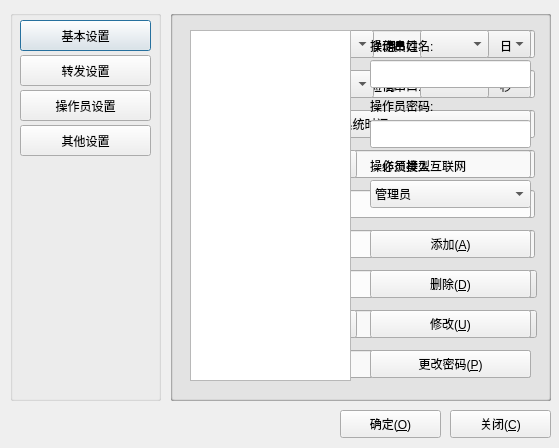
 <widget class="QDialog" name="frmConfig">
  <property name="geometry">
   <rect>
    <x>0</x>
    <y>0</y>
    <width>559</width>
    <height>448</height>
   </rect>
  </property>
  <property name="windowTitle">
   <string>系统设置</string>
  </property>
  <property name="windowIcon">
   <iconset resource="main.qrc">
    <normaloff>:/image/main.png</normaloff>:/image/main.png</iconset>
  </property>
  <property name="styleSheet">
   <string notr="true">font: 12pt &quot;宋体&quot;;</string>
  </property>
  <widget class="QGroupBox" name="gboxLeft">
   <property name="geometry">
    <rect>
     <x>10</x>
     <y>10</y>
     <width>151</width>
     <height>391</height>
    </rect>
   </property>
   <property name="title">
    <string/>
   </property>
   <widget class="QPushButton" name="btnjiben">
    <property name="geometry">
     <rect>
      <x>10</x>
      <y>10</y>
      <width>131</width>
      <height>31</height>
     </rect>
    </property>
    <property name="cursor">
     <cursorShape>PointingHandCursor</cursorShape>
    </property>
    <property name="text">
     <string>基本设置</string>
    </property>
   </widget>
   <widget class="QPushButton" name="btnzhuanfa">
    <property name="geometry">
     <rect>
      <x>10</x>
      <y>45</y>
      <width>131</width>
      <height>31</height>
     </rect>
    </property>
    <property name="cursor">
     <cursorShape>PointingHandCursor</cursorShape>
    </property>
    <property name="text">
     <string>转发设置</string>
    </property>
   </widget>
   <widget class="QPushButton" name="btnqita">
    <property name="geometry">
     <rect>
      <x>10</x>
      <y>115</y>
      <width>131</width>
      <height>31</height>
     </rect>
    </property>
    <property name="cursor">
     <cursorShape>PointingHandCursor</cursorShape>
    </property>
    <property name="text">
     <string>其他设置</string>
    </property>
   </widget>
   <widget class="QPushButton" name="btnuser">
    <property name="geometry">
     <rect>
      <x>10</x>
      <y>80</y>
      <width>131</width>
      <height>31</height>
     </rect>
    </property>
    <property name="cursor">
     <cursorShape>PointingHandCursor</cursorShape>
    </property>
    <property name="text">
     <string>操作员设置</string>
    </property>
   </widget>
  </widget>
  <widget class="QGroupBox" name="gboxjiben">
   <property name="geometry">
    <rect>
     <x>170</x>
     <y>10</y>
     <width>381</width>
     <height>391</height>
    </rect>
   </property>
   <property name="title">
    <string/>
   </property>
   <widget class="QLabel" name="labSoftTitle">
    <property name="geometry">
     <rect>
      <x>20</x>
      <y>20</y>
      <width>71</width>
      <height>31</height>
     </rect>
    </property>
    <property name="text">
     <string>软件标题:</string>
    </property>
   </widget>
   <widget class="QLineEdit" name="txtSoftTitle">
    <property name="geometry">
     <rect>
      <x>100</x>
      <y>20</y>
      <width>265</width>
      <height>28</height>
     </rect>
    </property>
    <property name="text">
     <string/>
    </property>
   </widget>
   <widget class="QLabel" name="labCompanyName">
    <property name="geometry">
     <rect>
      <x>20</x>
      <y>60</y>
      <width>71</width>
      <height>31</height>
     </rect>
    </property>
    <property name="text">
     <string>技术支持:</string>
    </property>
   </widget>
   <widget class="QLineEdit" name="txtCompanyName">
    <property name="geometry">
     <rect>
      <x>100</x>
      <y>60</y>
      <width>265</width>
      <height>28</height>
     </rect>
    </property>
    <property name="text">
     <string/>
    </property>
   </widget>
   <widget class="QLabel" name="labContactName">
    <property name="geometry">
     <rect>
      <x>20</x>
      <y>100</y>
      <width>71</width>
      <height>31</height>
     </rect>
    </property>
    <property name="text">
     <string>报修人员:</string>
    </property>
   </widget>
   <widget class="QLineEdit" name="txtContactName">
    <property name="geometry">
     <rect>
      <x>100</x>
      <y>100</y>
      <width>265</width>
      <height>28</height>
     </rect>
    </property>
    <property name="text">
     <string/>
    </property>
   </widget>
   <widget class="QLabel" name="labContactTel">
    <property name="geometry">
     <rect>
      <x>20</x>
      <y>140</y>
      <width>71</width>
      <height>31</height>
     </rect>
    </property>
    <property name="text">
     <string>报修电话:</string>
    </property>
   </widget>
   <widget class="QLineEdit" name="txtContactTel">
    <property name="geometry">
     <rect>
      <x>100</x>
      <y>140</y>
      <width>265</width>
      <height>28</height>
     </rect>
    </property>
    <property name="text">
     <string/>
    </property>
   </widget>
   <widget class="QLabel" name="labSoftVersion">
    <property name="geometry">
     <rect>
      <x>20</x>
      <y>180</y>
      <width>71</width>
      <height>31</height>
     </rect>
    </property>
    <property name="text">
     <string>软件版本:</string>
    </property>
   </widget>
   <widget class="QLineEdit" name="txtSoftVersion">
    <property name="geometry">
     <rect>
      <x>100</x>
      <y>180</y>
      <width>265</width>
      <height>28</height>
     </rect>
    </property>
    <property name="text">
     <string/>
    </property>
   </widget>
   <widget class="QLabel" name="labUseControl">
    <property name="geometry">
     <rect>
      <x>20</x>
      <y>220</y>
      <width>71</width>
      <height>31</height>
     </rect>
    </property>
    <property name="text">
     <string>双向通信:</string>
    </property>
   </widget>
   <widget class="mySwitchButton" name="btnUseServer">
    <property name="geometry">
     <rect>
      <x>100</x>
      <y>220</y>
      <width>87</width>
      <height>28</height>
     </rect>
    </property>
    <property name="text">
     <string/>
    </property>
   </widget>
   <widget class="QLabel" name="labServerPort">
    <property name="geometry">
     <rect>
      <x>200</x>
      <y>220</y>
      <width>71</width>
      <height>31</height>
     </rect>
    </property>
    <property name="text">
     <string>监听端口:</string>
    </property>
   </widget>
   <widget class="QLineEdit" name="txtServerPort">
    <property name="geometry">
     <rect>
      <x>280</x>
      <y>220</y>
      <width>85</width>
      <height>28</height>
     </rect>
    </property>
    <property name="text">
     <string/>
    </property>
   </widget>
   <widget class="mySwitchButton" name="btnAutoRun">
    <property name="geometry">
     <rect>
      <x>100</x>
      <y>260</y>
      <width>87</width>
      <height>28</height>
     </rect>
    </property>
    <property name="text">
     <string/>
    </property>
   </widget>
   <widget class="QLabel" name="labAutoRun">
    <property name="geometry">
     <rect>
      <x>20</x>
      <y>260</y>
      <width>71</width>
      <height>31</height>
     </rect>
    </property>
    <property name="text">
     <string>开机启动:</string>
    </property>
   </widget>
   <widget class="mySwitchButton" name="btnAutoLogin">
    <property name="geometry">
     <rect>
      <x>280</x>
      <y>260</y>
      <width>87</width>
      <height>28</height>
     </rect>
    </property>
    <property name="text">
     <string/>
    </property>
   </widget>
   <widget class="QLabel" name="labAutoLogin">
    <property name="geometry">
     <rect>
      <x>200</x>
      <y>260</y>
      <width>71</width>
      <height>31</height>
     </rect>
    </property>
    <property name="text">
     <string>自动登录:</string>
    </property>
   </widget>
   <widget class="mySwitchButton" name="btnUseSound">
    <property name="geometry">
     <rect>
      <x>100</x>
      <y>300</y>
      <width>87</width>
      <height>28</height>
     </rect>
    </property>
    <property name="text">
     <string/>
    </property>
   </widget>
   <widget class="QLabel" name="labUseSound">
    <property name="geometry">
     <rect>
      <x>20</x>
      <y>300</y>
      <width>71</width>
      <height>31</height>
     </rect>
    </property>
    <property name="text">
     <string>报警声音:</string>
    </property>
   </widget>
   <widget class="QLabel" name="labAwalysPlay">
    <property name="geometry">
     <rect>
      <x>200</x>
      <y>300</y>
      <width>71</width>
      <height>31</height>
     </rect>
    </property>
    <property name="text">
     <string>循环播放:</string>
    </property>
   </widget>
   <widget class="mySwitchButton" name="btnAwalysPlay">
    <property name="geometry">
     <rect>
      <x>280</x>
      <y>300</y>
      <width>87</width>
      <height>28</height>
     </rect>
    </property>
    <property name="text">
     <string/>
    </property>
   </widget>
   <widget class="mySwitchButton" name="btnUsePopup">
    <property name="geometry">
     <rect>
      <x>100</x>
      <y>340</y>
      <width>87</width>
      <height>28</height>
     </rect>
    </property>
    <property name="text">
     <string/>
    </property>
   </widget>
   <widget class="QLabel" name="labUsePopup">
    <property name="geometry">
     <rect>
      <x>20</x>
      <y>340</y>
      <width>81</width>
      <height>31</height>
     </rect>
    </property>
    <property name="text">
     <string>消息弹窗：</string>
    </property>
   </widget>
   <widget class="QLabel" name="labUsePopup_2">
    <property name="geometry">
     <rect>
      <x>200</x>
      <y>340</y>
      <width>171</width>
      <height>31</height>
     </rect>
    </property>
    <property name="text">
     <string>→右下角弹出窗口提示</string>
    </property>
   </widget>
  </widget>
  <widget class="QPushButton" name="btnOk">
   <property name="geometry">
    <rect>
     <x>340</x>
     <y>410</y>
     <width>101</width>
     <height>28</height>
    </rect>
   </property>
   <property name="cursor">
    <cursorShape>PointingHandCursor</cursorShape>
   </property>
   <property name="text">
    <string>确定(&amp;O)</string>
   </property>
   <property name="icon">
    <iconset resource="main.qrc">
     <normaloff>:/image/update.png</normaloff>:/image/update.png</iconset>
   </property>
   <property name="iconSize">
    <size>
     <width>20</width>
     <height>20</height>
    </size>
   </property>
  </widget>
  <widget class="QPushButton" name="btnClose">
   <property name="geometry">
    <rect>
     <x>450</x>
     <y>410</y>
     <width>101</width>
     <height>28</height>
    </rect>
   </property>
   <property name="cursor">
    <cursorShape>PointingHandCursor</cursorShape>
   </property>
   <property name="text">
    <string>关闭(&amp;C)</string>
   </property>
   <property name="icon">
    <iconset resource="main.qrc">
     <normaloff>:/image/delete.png</normaloff>:/image/delete.png</iconset>
   </property>
   <property name="iconSize">
    <size>
     <width>20</width>
     <height>20</height>
    </size>
   </property>
  </widget>
  <widget class="QGroupBox" name="gboxzhuanfa">
   <property name="geometry">
    <rect>
     <x>170</x>
     <y>10</y>
     <width>381</width>
     <height>391</height>
    </rect>
   </property>
   <property name="title">
    <string/>
   </property>
   <widget class="mySwitchButton" name="btnLinkMap">
    <property name="geometry">
     <rect>
      <x>100</x>
      <y>20</y>
      <width>87</width>
      <height>28</height>
     </rect>
    </property>
    <property name="text">
     <string/>
    </property>
   </widget>
   <widget class="QLabel" name="labLinkMap">
    <property name="geometry">
     <rect>
      <x>20</x>
      <y>20</y>
      <width>71</width>
      <height>31</height>
     </rect>
    </property>
    <property name="text">
     <string>地图联动:</string>
    </property>
   </widget>
   <widget class="QComboBox" name="cboxCOMMap">
    <property name="geometry">
     <rect>
      <x>280</x>
      <y>20</y>
      <width>81</width>
      <height>28</height>
     </rect>
    </property>
   </widget>
   <widget class="QLabel" name="labCOMMap">
    <property name="geometry">
     <rect>
      <x>200</x>
      <y>20</y>
      <width>71</width>
      <height>31</height>
     </rect>
    </property>
    <property name="text">
     <string>联动串口:</string>
    </property>
   </widget>
   <widget class="QLabel" name="labLinkMsg">
    <property name="geometry">
     <rect>
      <x>20</x>
      <y>60</y>
      <width>71</width>
      <height>31</height>
     </rect>
    </property>
    <property name="text">
     <string>短信转发:</string>
    </property>
   </widget>
   <widget class="QLabel" name="labCOMMes">
    <property name="geometry">
     <rect>
      <x>200</x>
      <y>60</y>
      <width>71</width>
      <height>31</height>
     </rect>
    </property>
    <property name="text">
     <string>短信串口:</string>
    </property>
   </widget>
   <widget class="mySwitchButton" name="btnLinkMsg">
    <property name="geometry">
     <rect>
      <x>100</x>
      <y>60</y>
      <width>87</width>
      <height>28</height>
     </rect>
    </property>
    <property name="text">
     <string/>
    </property>
   </widget>
   <widget class="QComboBox" name="cboxCOMMsg">
    <property name="geometry">
     <rect>
      <x>280</x>
      <y>60</y>
      <width>81</width>
      <height>28</height>
     </rect>
    </property>
   </widget>
   <widget class="QLineEdit" name="txtMsgTel">
    <property name="geometry">
     <rect>
      <x>100</x>
      <y>100</y>
      <width>261</width>
      <height>28</height>
     </rect>
    </property>
    <property name="text">
     <string/>
    </property>
   </widget>
   <widget class="QLabel" name="labMsgTel">
    <property name="geometry">
     <rect>
      <x>20</x>
      <y>100</y>
      <width>71</width>
      <height>31</height>
     </rect>
    </property>
    <property name="text">
     <string>转发号码:</string>
    </property>
   </widget>
   <widget class="mySwitchButton" name="btnLinkNETSend">
    <property name="geometry">
     <rect>
      <x>100</x>
      <y>220</y>
      <width>87</width>
      <height>28</height>
     </rect>
    </property>
    <property name="text">
     <string/>
    </property>
   </widget>
   <widget class="QLabel" name="labLinkNET">
    <property name="geometry">
     <rect>
      <x>20</x>
      <y>220</y>
      <width>71</width>
      <height>31</height>
     </rect>
    </property>
    <property name="text">
     <string>网络转发:</string>
    </property>
   </widget>
   <widget class="QCheckBox" name="ckNETAddr1">
    <property name="geometry">
     <rect>
      <x>20</x>
      <y>270</y>
      <width>61</width>
      <height>21</height>
     </rect>
    </property>
    <property name="text">
     <string>地址1</string>
    </property>
   </widget>
   <widget class="QLabel" name="labIP1">
    <property name="geometry">
     <rect>
      <x>100</x>
      <y>270</y>
      <width>21</width>
      <height>16</height>
     </rect>
    </property>
    <property name="text">
     <string>IP:</string>
    </property>
   </widget>
   <widget class="QLineEdit" name="txtNETAddr1">
    <property name="geometry">
     <rect>
      <x>130</x>
      <y>260</y>
      <width>113</width>
      <height>28</height>
     </rect>
    </property>
    <property name="text">
     <string/>
    </property>
   </widget>
   <widget class="QLabel" name="labPort1">
    <property name="geometry">
     <rect>
      <x>250</x>
      <y>259</y>
      <width>41</width>
      <height>31</height>
     </rect>
    </property>
    <property name="text">
     <string>端口:</string>
    </property>
   </widget>
   <widget class="QLineEdit" name="txtNETPort1">
    <property name="geometry">
     <rect>
      <x>300</x>
      <y>260</y>
      <width>61</width>
      <height>28</height>
     </rect>
    </property>
    <property name="text">
     <string/>
    </property>
   </widget>
   <widget class="QLabel" name="labIP2">
    <property name="geometry">
     <rect>
      <x>100</x>
      <y>310</y>
      <width>21</width>
      <height>16</height>
     </rect>
    </property>
    <property name="text">
     <string>IP:</string>
    </property>
   </widget>
   <widget class="QLabel" name="labPort2">
    <property name="geometry">
     <rect>
      <x>250</x>
      <y>299</y>
      <width>41</width>
      <height>31</height>
     </rect>
    </property>
    <property name="text">
     <string>端口:</string>
    </property>
   </widget>
   <widget class="QLineEdit" name="txtNETAddr2">
    <property name="geometry">
     <rect>
      <x>130</x>
      <y>300</y>
      <width>113</width>
      <height>28</height>
     </rect>
    </property>
    <property name="text">
     <string/>
    </property>
   </widget>
   <widget class="QLineEdit" name="txtNETPort2">
    <property name="geometry">
     <rect>
      <x>300</x>
      <y>300</y>
      <width>61</width>
      <height>28</height>
     </rect>
    </property>
    <property name="text">
     <string/>
    </property>
   </widget>
   <widget class="QCheckBox" name="ckNETAddr2">
    <property name="geometry">
     <rect>
      <x>20</x>
      <y>310</y>
      <width>61</width>
      <height>21</height>
     </rect>
    </property>
    <property name="text">
     <string>地址2</string>
    </property>
   </widget>
   <widget class="QLabel" name="labIP3">
    <property name="geometry">
     <rect>
      <x>100</x>
      <y>350</y>
      <width>21</width>
      <height>16</height>
     </rect>
    </property>
    <property name="text">
     <string>IP:</string>
    </property>
   </widget>
   <widget class="QLabel" name="labPort3">
    <property name="geometry">
     <rect>
      <x>250</x>
      <y>339</y>
      <width>41</width>
      <height>31</height>
     </rect>
    </property>
    <property name="text">
     <string>端口:</string>
    </property>
   </widget>
   <widget class="QLineEdit" name="txtNETAddr3">
    <property name="geometry">
     <rect>
      <x>130</x>
      <y>340</y>
      <width>113</width>
      <height>28</height>
     </rect>
    </property>
    <property name="text">
     <string/>
    </property>
   </widget>
   <widget class="QLineEdit" name="txtNETPort3">
    <property name="geometry">
     <rect>
      <x>300</x>
      <y>340</y>
      <width>61</width>
      <height>28</height>
     </rect>
    </property>
    <property name="text">
     <string/>
    </property>
   </widget>
   <widget class="QCheckBox" name="ckNETAddr3">
    <property name="geometry">
     <rect>
      <x>20</x>
      <y>350</y>
      <width>61</width>
      <height>21</height>
     </rect>
    </property>
    <property name="text">
     <string>地址3</string>
    </property>
   </widget>
   <widget class="QLabel" name="labInfo">
    <property name="geometry">
     <rect>
      <x>200</x>
      <y>222</y>
      <width>151</width>
      <height>21</height>
     </rect>
    </property>
    <property name="text">
     <string>→最多支持3台电脑</string>
    </property>
   </widget>
   <widget class="QLineEdit" name="txtMsgTemplet">
    <property name="geometry">
     <rect>
      <x>100</x>
      <y>140</y>
      <width>261</width>
      <height>28</height>
     </rect>
    </property>
    <property name="text">
     <string/>
    </property>
   </widget>
   <widget class="QLabel" name="labMsgTemplet">
    <property name="geometry">
     <rect>
      <x>20</x>
      <y>140</y>
      <width>71</width>
      <height>31</height>
     </rect>
    </property>
    <property name="text">
     <string>短信模板:</string>
    </property>
   </widget>
   <widget class="QLineEdit" name="txtLinkNETReceivePort">
    <property name="geometry">
     <rect>
      <x>300</x>
      <y>180</y>
      <width>61</width>
      <height>28</height>
     </rect>
    </property>
    <property name="text">
     <string/>
    </property>
   </widget>
   <widget class="QLabel" name="labLinkNETReceive">
    <property name="geometry">
     <rect>
      <x>20</x>
      <y>180</y>
      <width>71</width>
      <height>31</height>
     </rect>
    </property>
    <property name="text">
     <string>网络接收:</string>
    </property>
   </widget>
   <widget class="mySwitchButton" name="btnLinkNETRecive">
    <property name="geometry">
     <rect>
      <x>100</x>
      <y>180</y>
      <width>87</width>
      <height>28</height>
     </rect>
    </property>
    <property name="text">
     <string/>
    </property>
   </widget>
   <widget class="QLabel" name="labLinkNETReceivePort">
    <property name="geometry">
     <rect>
      <x>220</x>
      <y>180</y>
      <width>71</width>
      <height>31</height>
     </rect>
    </property>
    <property name="text">
     <string>接收端口:</string>
    </property>
   </widget>
  </widget>
  <widget class="QGroupBox" name="gboxqita">
   <property name="geometry">
    <rect>
     <x>170</x>
     <y>10</y>
     <width>381</width>
     <height>391</height>
    </rect>
   </property>
   <property name="title">
    <string/>
   </property>
   <widget class="QComboBox" name="cboxYear">
    <property name="geometry">
     <rect>
      <x>20</x>
      <y>20</y>
      <width>69</width>
      <height>28</height>
     </rect>
    </property>
   </widget>
   <widget class="QLabel" name="label_14">
    <property name="geometry">
     <rect>
      <x>100</x>
      <y>20</y>
      <width>21</width>
      <height>31</height>
     </rect>
    </property>
    <property name="text">
     <string>年</string>
    </property>
   </widget>
   <widget class="QLabel" name="label_15">
    <property name="geometry">
     <rect>
      <x>215</x>
      <y>20</y>
      <width>21</width>
      <height>31</height>
     </rect>
    </property>
    <property name="text">
     <string>月</string>
    </property>
   </widget>
   <widget class="QComboBox" name="cboxMonth">
    <property name="geometry">
     <rect>
      <x>135</x>
      <y>20</y>
      <width>69</width>
      <height>28</height>
     </rect>
    </property>
   </widget>
   <widget class="QLabel" name="label_16">
    <property name="geometry">
     <rect>
      <x>330</x>
      <y>20</y>
      <width>21</width>
      <height>31</height>
     </rect>
    </property>
    <property name="text">
     <string>日</string>
    </property>
   </widget>
   <widget class="QComboBox" name="cboxDay">
    <property name="geometry">
     <rect>
      <x>250</x>
      <y>20</y>
      <width>69</width>
      <height>28</height>
     </rect>
    </property>
   </widget>
   <widget class="QLabel" name="label_17">
    <property name="geometry">
     <rect>
      <x>330</x>
      <y>60</y>
      <width>21</width>
      <height>31</height>
     </rect>
    </property>
    <property name="text">
     <string>秒</string>
    </property>
   </widget>
   <widget class="QComboBox" name="cboxSec">
    <property name="geometry">
     <rect>
      <x>250</x>
      <y>60</y>
      <width>69</width>
      <height>28</height>
     </rect>
    </property>
   </widget>
   <widget class="QLabel" name="label_18">
    <property name="geometry">
     <rect>
      <x>100</x>
      <y>60</y>
      <width>21</width>
      <height>31</height>
     </rect>
    </property>
    <property name="text">
     <string>时</string>
    </property>
   </widget>
   <widget class="QLabel" name="label_20">
    <property name="geometry">
     <rect>
      <x>215</x>
      <y>60</y>
      <width>21</width>
      <height>31</height>
     </rect>
    </property>
    <property name="text">
     <string>分</string>
    </property>
   </widget>
   <widget class="QComboBox" name="cboxMin">
    <property name="geometry">
     <rect>
      <x>135</x>
      <y>60</y>
      <width>69</width>
      <height>28</height>
     </rect>
    </property>
   </widget>
   <widget class="QComboBox" name="cboxHour">
    <property name="geometry">
     <rect>
      <x>20</x>
      <y>60</y>
      <width>69</width>
      <height>28</height>
     </rect>
    </property>
   </widget>
   <widget class="QPushButton" name="btnSetTime">
    <property name="geometry">
     <rect>
      <x>20</x>
      <y>100</y>
      <width>341</width>
      <height>28</height>
     </rect>
    </property>
    <property name="cursor">
     <cursorShape>PointingHandCursor</cursorShape>
    </property>
    <property name="text">
     <string>设置系统时间(&amp;S)</string>
    </property>
   </widget>
   <widget class="QPushButton" name="btnBank">
    <property name="geometry">
     <rect>
      <x>20</x>
      <y>340</y>
      <width>161</width>
      <height>28</height>
     </rect>
    </property>
    <property name="cursor">
     <cursorShape>PointingHandCursor</cursorShape>
    </property>
    <property name="text">
     <string>备份数据库(&amp;B)</string>
    </property>
   </widget>
   <widget class="QPushButton" name="btnSetDefault">
    <property name="geometry">
     <rect>
      <x>200</x>
      <y>340</y>
      <width>161</width>
      <height>28</height>
     </rect>
    </property>
    <property name="cursor">
     <cursorShape>PointingHandCursor</cursorShape>
    </property>
    <property name="text">
     <string>恢复出厂设置(&amp;D)</string>
    </property>
   </widget>
   <widget class="QLabel" name="labAutoBank">
    <property name="geometry">
     <rect>
      <x>20</x>
      <y>300</y>
      <width>81</width>
      <height>31</height>
     </rect>
    </property>
    <property name="text">
     <string>自动备份：</string>
    </property>
   </widget>
   <widget class="QRadioButton" name="rbtnYear">
    <property name="geometry">
     <rect>
      <x>210</x>
      <y>300</y>
      <width>51</width>
      <height>31</height>
     </rect>
    </property>
    <property name="text">
     <string>每年</string>
    </property>
    <property name="checked">
     <bool>true</bool>
    </property>
   </widget>
   <widget class="QRadioButton" name="rbtnMonth">
    <property name="geometry">
     <rect>
      <x>290</x>
      <y>300</y>
      <width>51</width>
      <height>31</height>
     </rect>
    </property>
    <property name="text">
     <string>每月</string>
    </property>
   </widget>
   <widget class="mySwitchButton" name="btnAutoBank">
    <property name="geometry">
     <rect>
      <x>100</x>
      <y>300</y>
      <width>87</width>
      <height>28</height>
     </rect>
    </property>
    <property name="text">
     <string/>
    </property>
   </widget>
   <widget class="QLabel" name="labUseEmail">
    <property name="geometry">
     <rect>
      <x>20</x>
      <y>140</y>
      <width>81</width>
      <height>31</height>
     </rect>
    </property>
    <property name="text">
     <string>邮件转发：</string>
    </property>
   </widget>
   <widget class="mySwitchButton" name="btnUseEmail">
    <property name="geometry">
     <rect>
      <x>100</x>
      <y>140</y>
      <width>87</width>
      <height>28</height>
     </rect>
    </property>
    <property name="text">
     <string/>
    </property>
   </widget>
   <widget class="QLabel" name="labEmailAddr">
    <property name="geometry">
     <rect>
      <x>20</x>
      <y>180</y>
      <width>81</width>
      <height>31</height>
     </rect>
    </property>
    <property name="text">
     <string>发件地址：</string>
    </property>
   </widget>
   <widget class="QLineEdit" name="txtEmailAddr">
    <property name="geometry">
     <rect>
      <x>100</x>
      <y>180</y>
      <width>261</width>
      <height>28</height>
     </rect>
    </property>
   </widget>
   <widget class="QLabel" name="labEmailPwd">
    <property name="geometry">
     <rect>
      <x>20</x>
      <y>220</y>
      <width>81</width>
      <height>31</height>
     </rect>
    </property>
    <property name="text">
     <string>发件密码：</string>
    </property>
   </widget>
   <widget class="QLineEdit" name="txtEmailPwd">
    <property name="geometry">
     <rect>
      <x>100</x>
      <y>220</y>
      <width>261</width>
      <height>28</height>
     </rect>
    </property>
    <property name="echoMode">
     <enum>QLineEdit::Password</enum>
    </property>
   </widget>
   <widget class="QLabel" name="labEmailSend">
    <property name="geometry">
     <rect>
      <x>20</x>
      <y>260</y>
      <width>81</width>
      <height>31</height>
     </rect>
    </property>
    <property name="text">
     <string>收件地址：</string>
    </property>
   </widget>
   <widget class="QLineEdit" name="txtEmailSend">
    <property name="geometry">
     <rect>
      <x>100</x>
      <y>260</y>
      <width>261</width>
      <height>28</height>
     </rect>
    </property>
   </widget>
   <widget class="QLabel" name="labUseEmail_2">
    <property name="geometry">
     <rect>
      <x>200</x>
      <y>140</y>
      <width>141</width>
      <height>31</height>
     </rect>
    </property>
    <property name="text">
     <string>→必须接入互联网</string>
    </property>
   </widget>
  </widget>
  <widget class="QGroupBox" name="gboxUser">
   <property name="geometry">
    <rect>
     <x>170</x>
     <y>10</y>
     <width>381</width>
     <height>391</height>
    </rect>
   </property>
   <property name="title">
    <string/>
   </property>
   <widget class="QListWidget" name="listUser">
    <property name="geometry">
     <rect>
      <x>20</x>
      <y>20</y>
      <width>161</width>
      <height>351</height>
     </rect>
    </property>
    <property name="styleSheet">
     <string notr="true"/>
    </property>
   </widget>
   <widget class="QLabel" name="labUserType">
    <property name="geometry">
     <rect>
      <x>200</x>
      <y>140</y>
      <width>91</width>
      <height>31</height>
     </rect>
    </property>
    <property name="text">
     <string>操作员类型:</string>
    </property>
   </widget>
   <widget class="QLabel" name="labUserName">
    <property name="geometry">
     <rect>
      <x>200</x>
      <y>20</y>
      <width>91</width>
      <height>31</height>
     </rect>
    </property>
    <property name="text">
     <string>操作员姓名:</string>
    </property>
   </widget>
   <widget class="QLineEdit" name="txtUserPwd">
    <property name="geometry">
     <rect>
      <x>200</x>
      <y>110</y>
      <width>161</width>
      <height>28</height>
     </rect>
    </property>
    <property name="styleSheet">
     <string notr="true"/>
    </property>
    <property name="echoMode">
     <enum>QLineEdit::Password</enum>
    </property>
   </widget>
   <widget class="QComboBox" name="txtUserType">
    <property name="geometry">
     <rect>
      <x>200</x>
      <y>170</y>
      <width>161</width>
      <height>28</height>
     </rect>
    </property>
    <item>
     <property name="text">
      <string>管理员</string>
     </property>
    </item>
    <item>
     <property name="text">
      <string>值班员</string>
     </property>
    </item>
   </widget>
   <widget class="QLabel" name="labUserPwd">
    <property name="geometry">
     <rect>
      <x>200</x>
      <y>80</y>
      <width>91</width>
      <height>31</height>
     </rect>
    </property>
    <property name="text">
     <string>操作员密码:</string>
    </property>
   </widget>
   <widget class="QLineEdit" name="txtUserName">
    <property name="geometry">
     <rect>
      <x>200</x>
      <y>50</y>
      <width>161</width>
      <height>28</height>
     </rect>
    </property>
   </widget>
   <widget class="QPushButton" name="btnUpdate">
    <property name="geometry">
     <rect>
      <x>200</x>
      <y>300</y>
      <width>161</width>
      <height>28</height>
     </rect>
    </property>
    <property name="cursor">
     <cursorShape>PointingHandCursor</cursorShape>
    </property>
    <property name="text">
     <string>修改(&amp;U)</string>
    </property>
    <property name="icon">
     <iconset resource="main.qrc">
      <normaloff>:/image/excel.png</normaloff>:/image/excel.png</iconset>
    </property>
    <property name="iconSize">
     <size>
      <width>20</width>
      <height>20</height>
     </size>
    </property>
   </widget>
   <widget class="QPushButton" name="btnDelete">
    <property name="geometry">
     <rect>
      <x>200</x>
      <y>260</y>
      <width>161</width>
      <height>28</height>
     </rect>
    </property>
    <property name="cursor">
     <cursorShape>PointingHandCursor</cursorShape>
    </property>
    <property name="text">
     <string>删除(&amp;D)</string>
    </property>
    <property name="icon">
     <iconset resource="main.qrc">
      <normaloff>:/image/delete.png</normaloff>:/image/delete.png</iconset>
    </property>
    <property name="iconSize">
     <size>
      <width>20</width>
      <height>20</height>
     </size>
    </property>
   </widget>
   <widget class="QPushButton" name="btnAdd">
    <property name="geometry">
     <rect>
      <x>200</x>
      <y>220</y>
      <width>161</width>
      <height>28</height>
     </rect>
    </property>
    <property name="cursor">
     <cursorShape>PointingHandCursor</cursorShape>
    </property>
    <property name="text">
     <string>添加(&amp;A)</string>
    </property>
    <property name="icon">
     <iconset resource="main.qrc">
      <normaloff>:/image/add.png</normaloff>:/image/add.png</iconset>
    </property>
    <property name="iconSize">
     <size>
      <width>20</width>
      <height>20</height>
     </size>
    </property>
   </widget>
   <widget class="QPushButton" name="btnPwd">
    <property name="geometry">
     <rect>
      <x>200</x>
      <y>340</y>
      <width>161</width>
      <height>28</height>
     </rect>
    </property>
    <property name="cursor">
     <cursorShape>PointingHandCursor</cursorShape>
    </property>
    <property name="text">
     <string>更改密码(&amp;P)</string>
    </property>
    <property name="icon">
     <iconset resource="main.qrc">
      <normaloff>:/image/move.png</normaloff>:/image/move.png</iconset>
    </property>
    <property name="iconSize">
     <size>
      <width>20</width>
      <height>20</height>
     </size>
    </property>
   </widget>
  </widget>
 </widget>
